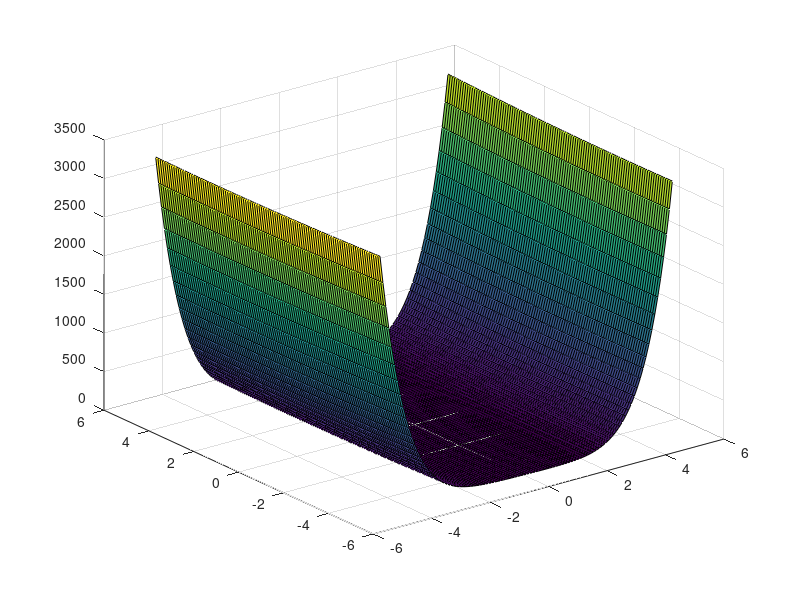

MATLAB code to generate this figure:
% To plot the following equation where -5<=xi<=5 for all i=1,2
% f=(2*(x1^2))+(1.05*(x1^4))+((x1^6)/6)+(x1*x2)+(x2^2);

[x1,x2]=meshgrid(-5:0.1:5, -5:0.1:5);
f=(2*(x1.^2))+(1.05*(x1.^4))+((x1.^6)/6)+(x1.*x2)+(x2.^2);
surf(x1,x2,f);